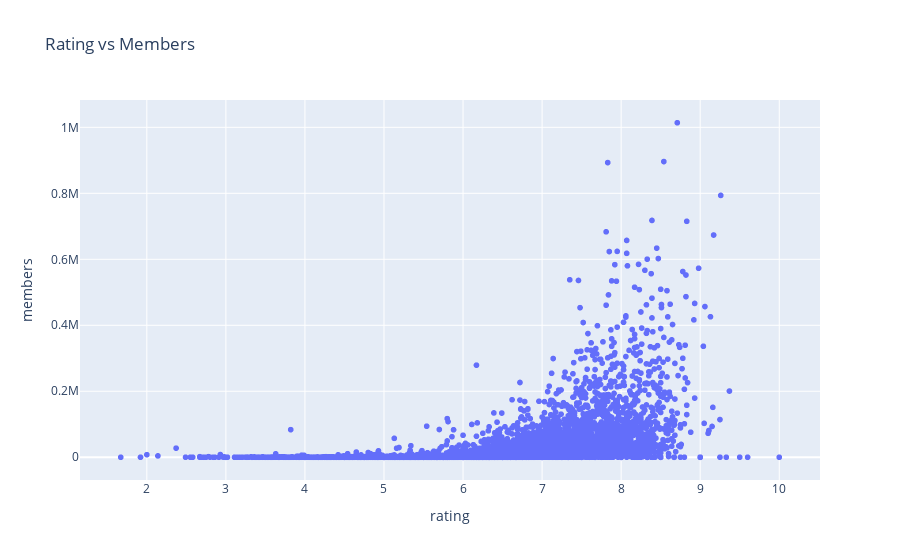

Notebook code cell kept with this figure:
### Markdown cell above
## Multivariate analysis

### Code cell
# x and y given as DataFrame columns
import plotly.express as px
fig = px.scatter(anime_df, x="rating", y="members", title = "Rating vs Members")
fig.show()

### Figure 1 — Plotly figure (JSON) as saved in the notebook; plotly's stock layout.template omitted (floating-point values rounded to 4 significant figures; data arrays with more than 128 entries replaced by an {"elided": "..."} marker saying what was removed)
{"data": [{"hovertemplate": "rating=%{x}<br>members=%{y}<extra></extra>", "legendgroup": "", "marker": {"color": "#636efa", "symbol": "circle"}, "mode": "markers", "name": "", "showlegend": false, "type": "scattergl", "x": {"elided": "12294 float values"}, "xaxis": "x", "y": {"elided": "12294 int values"}, "yaxis": "y"}], "layout": {"autosize": true, "legend": {"tracegroupgap": 0}, "title": {"text": "Rating vs Members"}, "xaxis": {"anchor": "y", "autorange": true, "domain": [0, 1], "range": [1.159, 10.51], "title": {"text": "rating"}, "type": "linear"}, "yaxis": {"anchor": "x", "autorange": true, "domain": [0, 1], "range": [-83670.0, 1098000.0], "title": {"text": "members"}, "type": "linear"}}}
